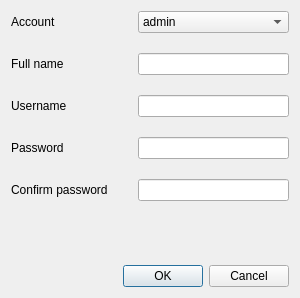
<?xml version="1.0" encoding="UTF-8"?>
<ui version="4.0">
 <class>AddUserDialog</class>
 <widget class="QDialog" name="AddUserDialog">
  <property name="geometry">
   <rect>
    <x>0</x>
    <y>0</y>
    <width>300</width>
    <height>298</height>
   </rect>
  </property>
  <property name="maximumSize">
   <size>
    <width>300</width>
    <height>300</height>
   </size>
  </property>
  <property name="font">
   <font>
    <family>Segoe UI</family>
    <pointsize>9</pointsize>
   </font>
  </property>
  <property name="windowTitle">
   <string>Add new user</string>
  </property>
  <property name="modal">
   <bool>true</bool>
  </property>
  <layout class="QVBoxLayout" name="verticalLayout">
   <item>
    <layout class="QFormLayout" name="formLayout">
     <property name="horizontalSpacing">
      <number>30</number>
     </property>
     <property name="verticalSpacing">
      <number>20</number>
     </property>
     <item row="0" column="0">
      <widget class="QLabel" name="label">
       <property name="text">
        <string>Account</string>
       </property>
      </widget>
     </item>
     <item row="0" column="1">
      <widget class="QComboBox" name="comboBox">
       <item>
        <property name="text">
         <string>admin</string>
        </property>
       </item>
       <item>
        <property name="text">
         <string>guest</string>
        </property>
       </item>
       <item>
        <property name="text">
         <string>cashier</string>
        </property>
       </item>
      </widget>
     </item>
     <item row="1" column="0">
      <widget class="QLabel" name="label_2">
       <property name="text">
        <string>Full name</string>
       </property>
      </widget>
     </item>
     <item row="1" column="1">
      <widget class="QLineEdit" name="lineEdit"/>
     </item>
     <item row="2" column="0">
      <widget class="QLabel" name="label_3">
       <property name="text">
        <string>Username</string>
       </property>
      </widget>
     </item>
     <item row="2" column="1">
      <widget class="QLineEdit" name="lineEdit_2"/>
     </item>
     <item row="3" column="0">
      <widget class="QLabel" name="label_4">
       <property name="text">
        <string>Password</string>
       </property>
      </widget>
     </item>
     <item row="3" column="1">
      <widget class="QLineEdit" name="lineEdit_3">
       <property name="echoMode">
        <enum>QLineEdit::Password</enum>
       </property>
      </widget>
     </item>
     <item row="4" column="0">
      <widget class="QLabel" name="label_5">
       <property name="text">
        <string>Confirm password</string>
       </property>
      </widget>
     </item>
     <item row="4" column="1">
      <widget class="QLineEdit" name="lineEdit_4">
       <property name="echoMode">
        <enum>QLineEdit::Password</enum>
       </property>
      </widget>
     </item>
    </layout>
   </item>
   <item>
    <widget class="QDialogButtonBox" name="buttonBox">
     <property name="orientation">
      <enum>Qt::Horizontal</enum>
     </property>
     <property name="standardButtons">
      <set>QDialogButtonBox::Cancel|QDialogButtonBox::Ok</set>
     </property>
    </widget>
   </item>
  </layout>
 </widget>
 <resources/>
 <connections>
  <connection>
   <sender>buttonBox</sender>
   <signal>accepted()</signal>
   <receiver>AddUserDialog</receiver>
   <slot>accept()</slot>
   <hints>
    <hint type="sourcelabel">
     <x>248</x>
     <y>254</y>
    </hint>
    <hint type="destinationlabel">
     <x>157</x>
     <y>274</y>
    </hint>
   </hints>
  </connection>
  <connection>
   <sender>buttonBox</sender>
   <signal>rejected()</signal>
   <receiver>AddUserDialog</receiver>
   <slot>reject()</slot>
   <hints>
    <hint type="sourcelabel">
     <x>316</x>
     <y>260</y>
    </hint>
    <hint type="destinationlabel">
     <x>286</x>
     <y>274</y>
    </hint>
   </hints>
  </connection>
 </connections>
</ui>
